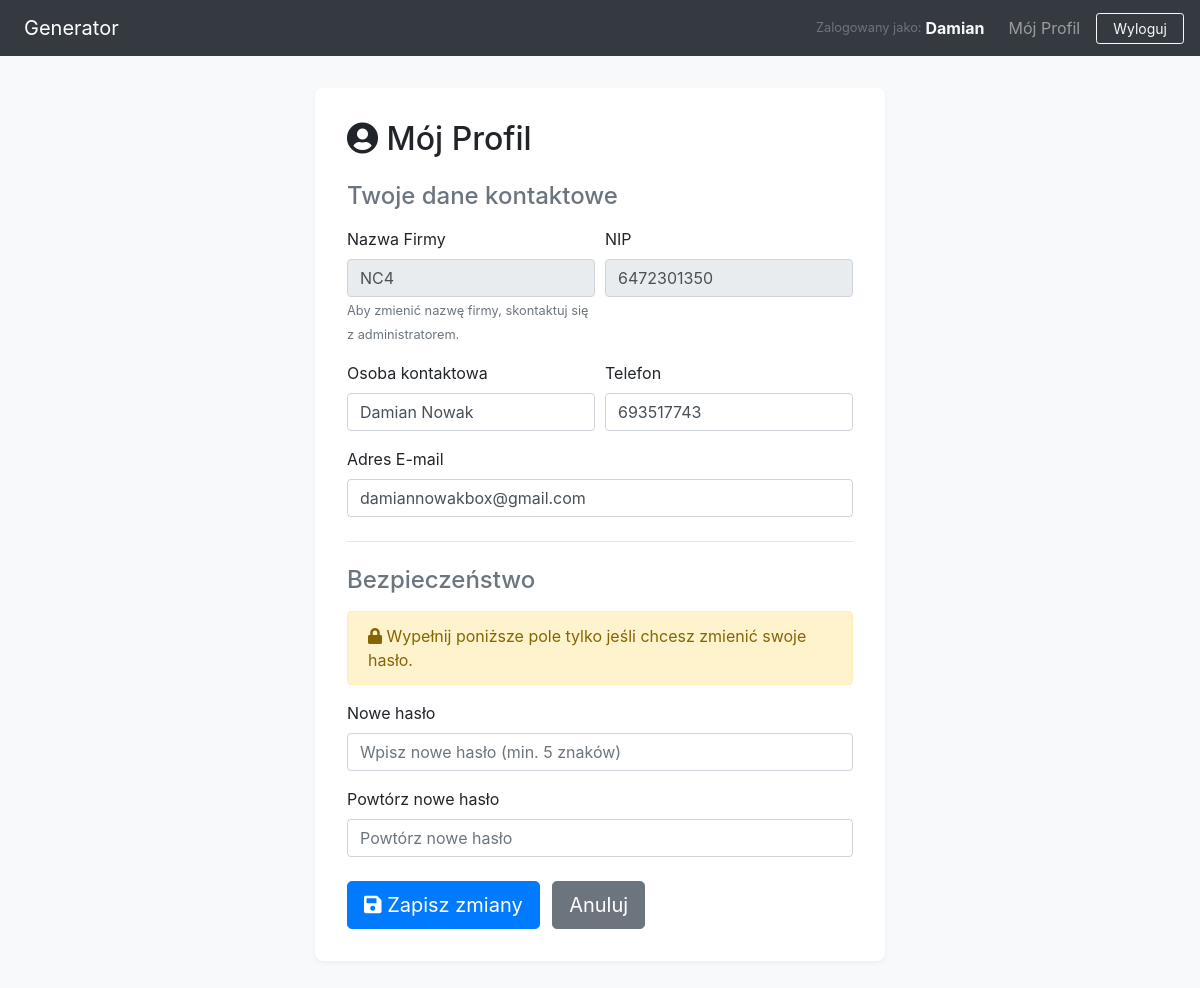
The page /profile (signed in) on the database its author committed.
### app.py (models this page shows, shortened)
class User(UserMixin, db.Model):
    id = db.Column(db.Integer, primary_key=True)
    username = db.Column(db.String(80), unique=True, nullable=False)
    password_hash = db.Column(db.String(256), nullable=False)
    role = db.Column(db.String(20), nullable=False, default='user')
    company_name = db.Column(db.String(150), nullable=True)
    email = db.Column(db.String(120), nullable=True)
    phone = db.Column(db.String(30), nullable=True)
    contact_person = db.Column(db.String(150), nullable=True)
    nip = db.Column(db.String(20), nullable=True)
    assigned_templates = db.relationship('Template', secondary=template_assignments, lazy='dynamic',
                                         back_populates='assigned_users')
    generation_logs = db.relationship('GenerationLog', backref='user', lazy='dynamic', cascade="all, delete-orphan")
    @property
    def is_admin(self):
        return self.role == 'admin'

### app.py (the view, shortened to what this page needs)
@app.route('/profile', methods=['GET', 'POST'])
@login_required
def user_profile():
    return render_template('profile.html', user=current_user)

### app.py (called while the page is built)
@login_manager.user_loader
def load_user(user_id):
    return db.session.get(User, int(user_id))

### templates/profile.html (shortened to what this page needs)
{% extends 'base.html' %}
{% block content %}
<div class="row justify-content-center">
    <div class="col-md-8">
        <div class="section-container">
            <h2 class="mb-4"><i class="fas fa-user-circle"></i> Mój Profil</h2>
            <form method="post">
                <h4 class="text-muted mb-3">Twoje dane kontaktowe</h4>
                <div class="form-row">
                    <div class="form-group col-md-6">
                        <label>Nazwa Firmy</label>
                        <input type="text" class="form-control" value="{{ user.company_name or '' }}" readonly title="Zianę nazwy firmy zgłoś administratorowi">
                        <small class="text-muted">Aby zmienić nazwę firmy, skontaktuj się z administratorem.</small>
                    </div>
                    <div class="form-group col-md-6">
                        <label>NIP</label>
                        <input type="text" class="form-control" value="{{ user.nip or '' }}" readonly>
                    </div>
                </div>
                <div class="form-row">
                    <div class="form-group col-md-6">
                        <label>Osoba kontaktowa</label>
                        <input type="text" name="contact_person" class="form-control" value="{{ user.contact_person or '' }}">
                    </div>
                    <div class="form-group col-md-6">
                        <label>Telefon</label>
                        <input type="text" name="phone" class="form-control" value="{{ user.phone or '' }}">
                    </div>
                </div>
                <div class="form-group">
                    <label>Adres E-mail</label>
                    <input type="email" name="email" class="form-control" value="{{ user.email or '' }}">
                </div>
                <hr class="my-4">
                <h4 class="text-muted mb-3">Bezpieczeństwo</h4>
                <div class="alert alert-warning">
                    <i class="fas fa-lock"></i> Wypełnij poniższe pole tylko jeśli chcesz zmienić swoje hasło.
                </div>
                <div class="form-group">
                    <label>Nowe hasło</label>
                    <input type="password" name="new_password" class="form-control" placeholder="Wpisz nowe hasło (min. 5 znaków)">
                </div>
                <div class="form-group">
                    <label>Powtórz nowe hasło</label>
                    <input type="password" name="confirm_password" class="form-control" placeholder="Powtórz nowe hasło">
                </div>
                <div class="mt-4">
                    <button type="submit" class="btn btn-primary btn-lg"><i class="fas fa-save"></i> Zapisz zmiany</button>
                    <a href="{{ url_for('dashboard') }}" class="btn btn-secondary btn-lg ml-2">Anuluj</a>
                </div>
            </form>
        </div>
    </div>
</div>
{% endblock %}

### templates/base.html (shortened to what this page needs)
<!DOCTYPE html>
<html lang="pl">
<head>
    <link rel="stylesheet" href="https://stackpath.bootstrapcdn.com/bootstrap/4.5.2/css/bootstrap.min.css">
    <link rel="stylesheet" href="https://cdnjs.cloudflare.com/ajax/libs/font-awesome/5.15.4/css/all.min.css">
</head>
<body>
    <nav class="navbar navbar-expand-lg navbar-dark bg-dark">
        <a class="navbar-brand d-flex align-items-center" href="{{ url_for('dashboard') }}">
            Generator
        </a>
        <div class="collapse navbar-collapse" id="navbarNav">
            <ul class="navbar-nav ml-auto align-items-center">
                {% if current_user.is_authenticated %}
                    <li class="nav-item mr-3">
                        <span class="navbar-text text-light d-flex align-items-center">
                            <small class="text-muted mr-1">Zalogowany jako:</small> <strong>{{ current_user.username }}</strong>
                        </span>
                    </li>
                    <li class="nav-item">
                        <a class="nav-link" href="{{ url_for('user_profile') }}">Mój Profil</a>
                    </li>
                    <li class="nav-item ml-2">
                        <a class="btn btn-outline-light btn-sm px-3" href="{{ url_for('logout') }}">Wyloguj</a>
                    </li>
                {% else %}
                    <li class="nav-item">
                        <a class="nav-link" href="{{ url_for('login') }}">Zaloguj</a>
                    </li>
                {% endif %}
            </ul>
        </div>
    </nav>
    <main class="container">
        {% block content %}{% endblock %}
    </main>
</body>
</html>

### templates/base.html (style rules this page uses)
body { background-color: #f8f9fa; }
.navbar { margin-bottom: 2rem; padding-top: 0.5rem; padding-bottom: 0.5rem; }
.container { max-width: 900px; }
.section-container { background: white; padding: 2rem; border-radius: 8px; margin-bottom: 2rem; box-shadow: 0 2px 4px rgba(0,0,0,0.05); }
.navbar-text { margin-top: 0; margin-bottom: 0; padding-top: 0; padding-bottom: 0; }

### rows shown on the page
User: username "Damian", company_name "NC4", nip "6472301350", contact_person "Damian Nowak", phone "693517743", email "damiannowakbox@gmail.com"
